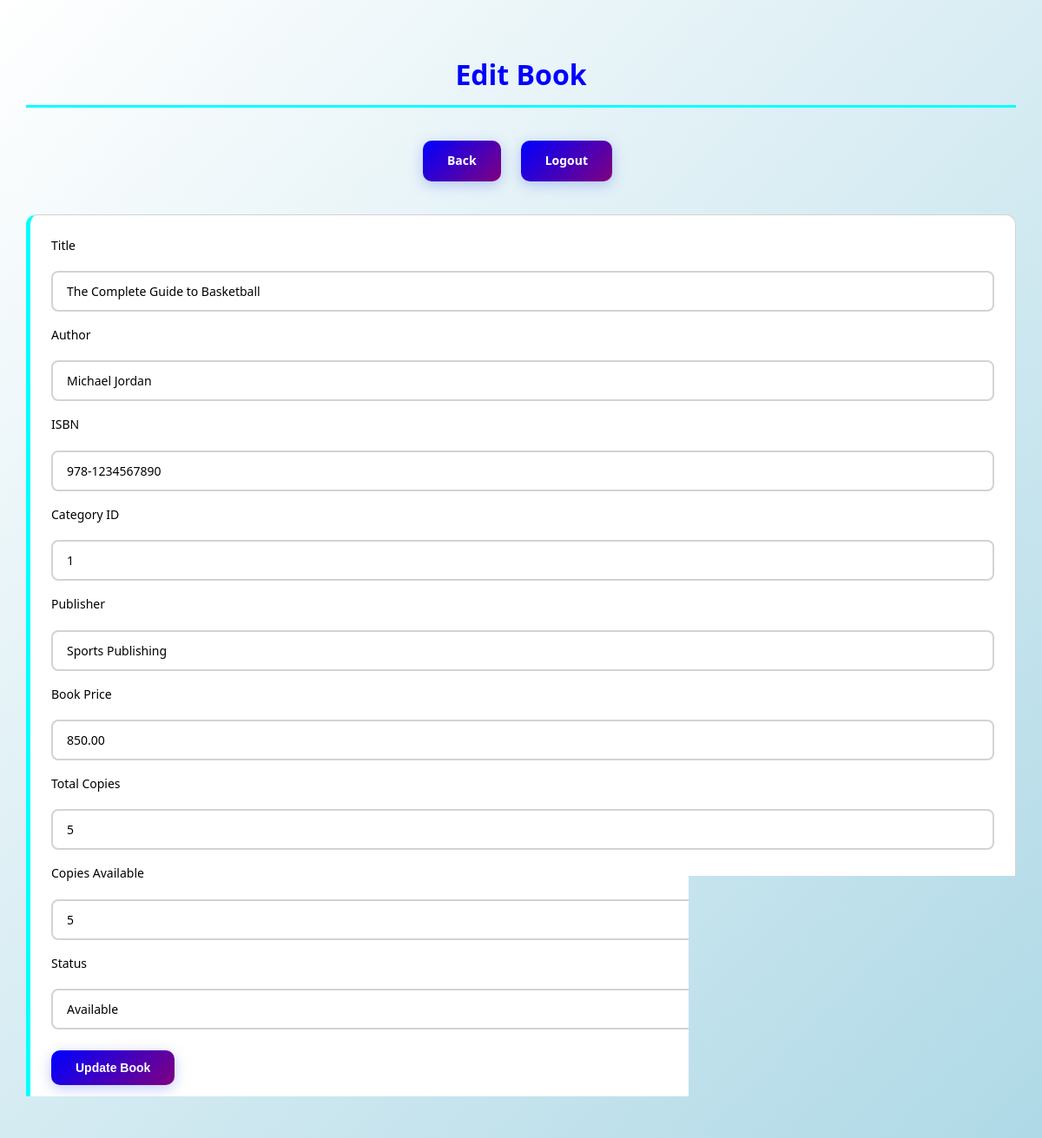
The page /view/edit_book.php?id=1 (signed in) on the database its author committed.
### tables this page shows
CREATE TABLE Book (
    Book_ID INT PRIMARY KEY AUTO_INCREMENT,
    Title VARCHAR(255) NOT NULL,
    Author VARCHAR(255) NOT NULL,
    ISBN VARCHAR(20) UNIQUE,
    Category_ID INT,
    Publisher VARCHAR(150),
    Book_Price DECIMAL(10,2) NOT NULL,
    Total_Copies INT NOT NULL DEFAULT 1,
    Copies_Available INT NOT NULL DEFAULT 1,
    Status ENUM('Available', 'Archived') DEFAULT 'Available',
    Added_By INT,
    Added_Date TIMESTAMP DEFAULT CURRENT_TIMESTAMP,
    FOREIGN KEY (Category_ID) REFERENCES Category(Category_ID),
    FOREIGN KEY (Added_By) REFERENCES Users(User_ID)
);

### model/Book.php (called while the page is built, shortened)
<?php
require_once __DIR__ . '/../config/db.php';
class Book {
    private $conn;
    public function __construct() {
        $database = new Database();
        $this->conn = $database->getConnection();
    }
    public function getById($id) {
        $stmt = $this->conn->prepare('SELECT * FROM Book WHERE Book_ID = ?');
        $stmt->execute([$id]);
        return $stmt->fetch(PDO::FETCH_ASSOC);
    }
}

### config/db.php (called while the page is built, shortened)
<?php
class Database {
    private $host = 'localhost';
    private $db_name = 'LIBRARY_SYSTEM';
    private $username = 'root';
    private $password = '';
    public function getConnection() {
        $this->conn = null;
        try {
            $this->conn = new PDO("mysql:host=" . $this->host . ";dbname=" . $this->db_name, $this->username, $this->password);
            $this->conn->setAttribute(PDO::ATTR_ERRMODE, PDO::ERRMODE_EXCEPTION);
        } catch(PDOException $exception) {
            echo "Connection error: " . $exception->getMessage();
        }
        return $this->conn;
    }
}
?>

### view/edit_book.php (the view, shortened to what this page needs)
<?php
require_once __DIR__ . '/../model/Book.php';
$id = $_GET['id'] ?? null;
$bookModel = new Book();
$book = $bookModel->getById($id);
?>
<!DOCTYPE html>
<html>
<head>
    <link rel="stylesheet" href="/LIBRARYSYSTEM/assets/css/style.css?v=1">
</head>
<body>
<div class="landscape-container">
    <h2 class="header">Edit Book</h2>
    <div class="horizontal-btns">
        <a class="btn" href="/LIBRARYSYSTEM/view/update_book.php">Back</a>
        <a class="btn" href="/LIBRARYSYSTEM/view/logout.php">Logout</a>
    </div>
    <div class="dashboard-section">
        <form method="post" action="/LIBRARYSYSTEM/view/edit_book_action.php">
            <label>Title</label>
            <input type="text" name="title" value="<?php echo htmlspecialchars($book['Title']); ?>" required>
            <label>Author</label>
            <input type="text" name="author" value="<?php echo htmlspecialchars($book['Author']); ?>" required>
            <label>ISBN</label>
            <input type="text" name="isbn" value="<?php echo htmlspecialchars($book['ISBN']); ?>" required>
            <label>Category ID</label>
            <input type="number" name="category_id" value="<?php echo (int)$book['Category_ID']; ?>" required>
            <label>Publisher</label>
            <input type="text" name="publisher" value="<?php echo htmlspecialchars($book['Publisher']); ?>" required>
            <label>Book Price</label>
            <input type="number" step="0.01" name="book_price" value="<?php echo number_format($book['Book_Price'],2); ?>" required>
            <label>Total Copies</label>
            <input type="number" name="total_copies" value="<?php echo (int)$book['Total_Copies']; ?>" required>
            <label>Copies Available</label>
            <input type="number" name="copies_available" value="<?php echo (int)$book['Copies_Available']; ?>" required>
            <label>Status</label>
            <input type="text" name="status" value="<?php echo htmlspecialchars($book['Status']); ?>" required>
            <button type="submit">Update Book</button>
        </form>
    </div>
</div>
</body>
</html>

### assets/css/style.css (style rules this page uses)
:root { --primary-color: blue; --secondary-color: skyblue; --accent-color: cyan; --success-color: green; --warning-color: orange; --danger-color: red; --dark-bg: black; --light-bg: white; --text-dark: black; --text-light: gray; --border-color: lightgray; --shadow: 0 4px 6px rgba(0, 0, 0, 0.1); --shadow-lg: 0 10px 25px rgba(0, 0, 0, 0.15); }
* { margin: 0; padding: 0; box-sizing: border-box; }
html { scroll-behavior: smooth; }
body { background: linear-gradient(135deg, white 0%, lightblue 100%); font-family: 'Segoe UI', Tahoma, Geneva, Verdana, sans-serif; color: var(--text-dark); line-height: 1.6; min-height: 100vh; }
.landscape-container { max-width: 1200px; margin: 30px auto; background-color: transparent; padding: 30px; display: flex; flex-direction: column; }
.header { text-align: center; color: var(--primary-color); margin-bottom: 30px; font-size: 32px; font-weight: 700; }
h1, h2, h3, h4, h5, h6 { color: var(--text-dark); font-weight: 600; }
h2 { font-size: 24px; margin-bottom: 20px; border-bottom: 3px solid var(--accent-color); padding-bottom: 10px; }
input[type="text"], input[type="password"], input[type="email"], input[type="number"], input[type="date"], input[type="search"], select, textarea { width: 100%; padding: 12px 16px; margin: 10px 0 16px 0; border: 2px solid var(--border-color); border-radius: 8px; background-color: var(--light-bg); font-size: 14px; transition: all 0.3s ease; font-family: inherit; }
label { display: block; margin-bottom: 8px; font-weight: 500; color: var(--text-dark); font-size: 14px; }
button, .btn, input[type="submit"], input[type="button"], input[type="reset"] { background: linear-gradient(135deg, blue 0%, purple 100%); color: white; border: none; border-radius: 10px; padding: 12px 28px; margin: 8px 8px 8px 0; cursor: pointer; font-size: 14px; font-weight: 600; transition: all 0.3s cubic-bezier(0.25, 0.8, 0.25, 1); display: inline-block; text-decoration: none; text-align: center; box-shadow: 0 4px 15px rgba(102, 126, 234, 0.4); position: relative; overflow: hidden; }
button::before, .btn::before, input[type="submit"]::before, input[type="button"]::before, input[type="reset"]::before { content: ''; position: absolute; top: 0; left: -100%; width: 100%; height: 100%; background: linear-gradient(90deg, transparent, rgba(255, 255, 255, 0.2), transparent); transition: left 0.5s; }
.horizontal-btns { display: flex; flex-direction: row; justify-content: center; gap: 15px; margin-bottom: 30px; flex-wrap: wrap; }
.dashboard-section { background: white; border-radius: 12px; padding: 24px; margin-bottom: 24px; border: 1px solid var(--border-color); border-left: 5px solid var(--accent-color); }
.landscape-container > * { animation: slideInUp 0.6s ease-out forwards; }
.landscape-container > *:nth-child(1) { animation-delay: 0s; }
.landscape-container > *:nth-child(2) { animation-delay: 0.1s; }
.landscape-container > *:nth-child(3) { animation-delay: 0.2s; }

### rows shown on the page
book: title "The Complete Guide to Basketball", author "Michael Jordan", isbn "978-1234567890", category_id "1", publisher "Sports Publishing", book_price "850.00", total_copies "5", copies_available "5", status "Available"
